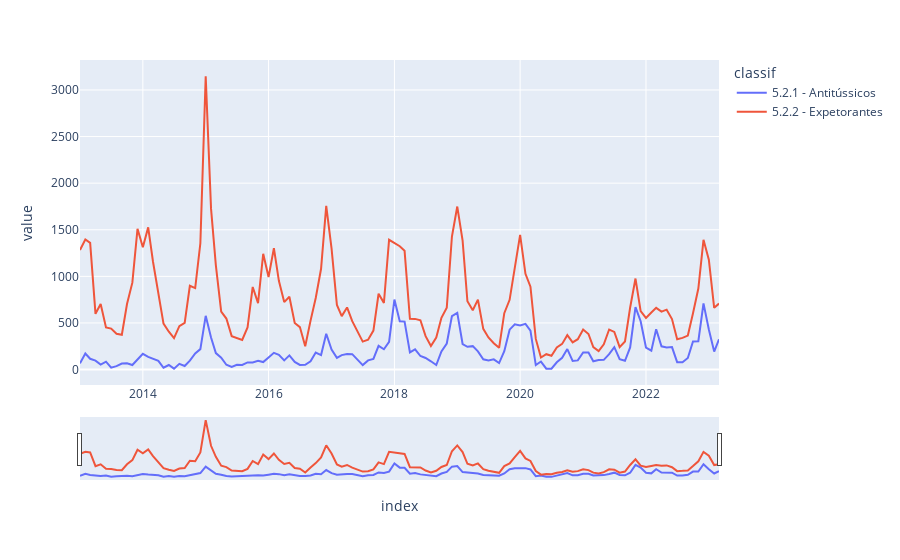

Write notebook code for a chart like this one.
### Markdown cell above
## 3.2. Visualização das séries temporais

### Code cell
fig = px.line(df_grouped, x=df_grouped.index, y=df_grouped.columns)
fig.update_xaxes(rangeslider_visible=True)
fig.show()
